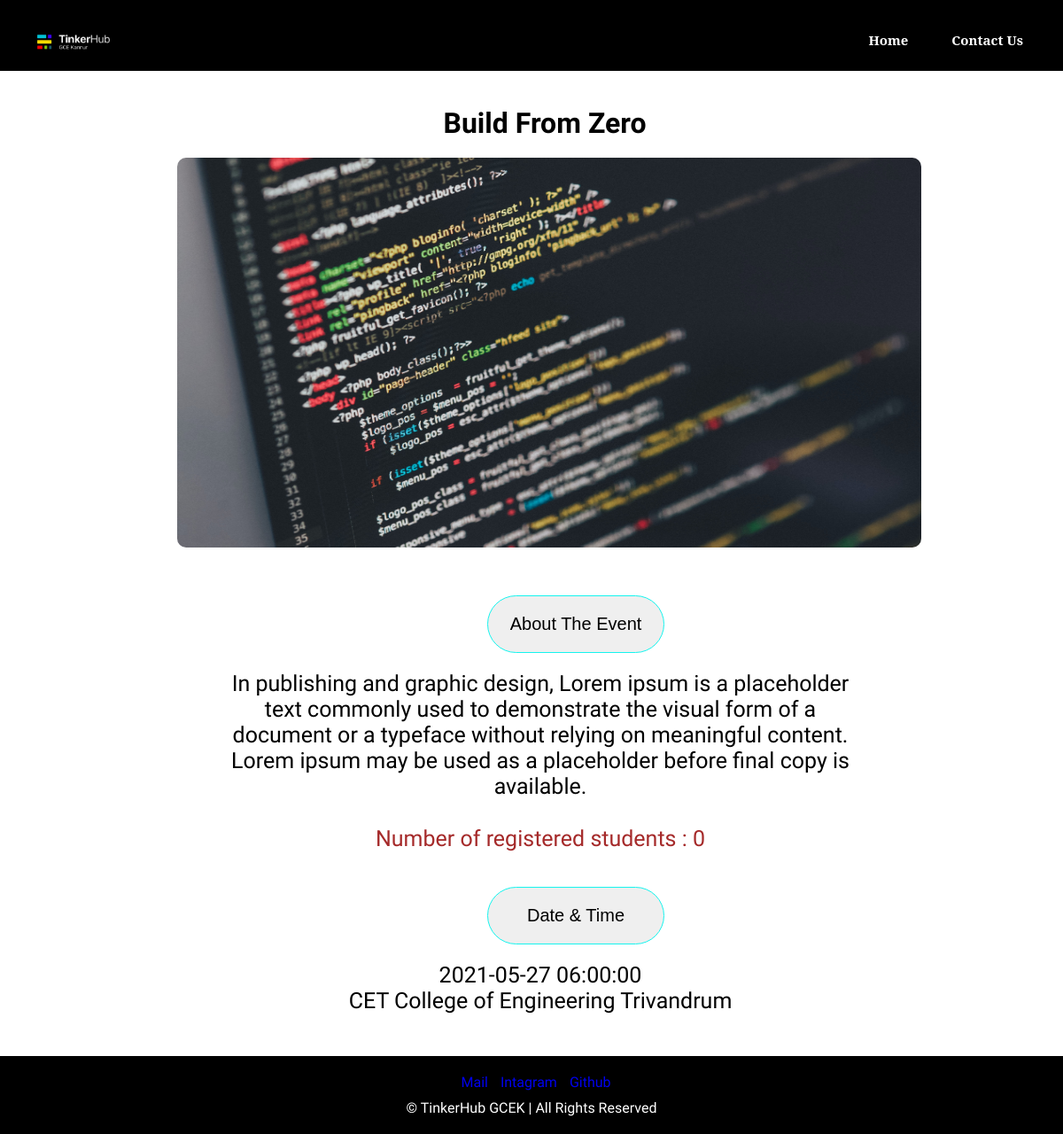
Page /event_details/44 on the committed database.
### event/models.py (models this page shows)
class Event(models.Model):
    name = models.CharField('Event Name',max_length=120)
    venue = models.CharField('Venue Name',max_length=120)
    event_date = models.CharField('Event Date',max_length=80,blank=True,null=True)
    image = models.ImageField(blank=True,null=True,upload_to='img/')
    description = models.TextField(blank=True)
    def __str__(self):
        return self.name

### event/views.py (the view)
# urls.py: path('event_details/<event_id>',views.event_details,name="event-details"),
def event_details(request,event_id):
    event = Event.objects.get(pk=event_id)
    count = Student.objects.filter(event=event).count()
    return render(request,'events/details.html',{
        "event" : event,
        "count" : count
    })

### event/templates/events/details.html (shortened to what this page needs)
{% load static %}
<!DOCTYPE html>
<html lang="en">
<head>
    <link rel="stylesheet" type="text/css" href="{% static '/css/details.css' %}">
</head>
<body>
    <div class="main" >
        <div class="of">
        <a href="{% url 'home' %}"><img class="logo" src="{% static 'img/logo.png' %}" alt="logo of tinkerhub"></a>
        <div class="nav">
            <nav>
                <ul>
                    <li><a href="{% url 'home' %}">Home</a></li>
                    <li><a href="#footer">Contact Us</a></li>
                </ul>
            </nav>
        </div>
    </div>
        <div class="first">
            <h1>{{ event }}</h1>
            <img src="{{ event.image.url }}" alt="image of buit from zero" width="400px" height="440px"><br>
            <div class="text">
                <button class="onn">About The Event</button>
                <p>{{ event.description }}</p>
                <p style="color: brown;">Number of registered students : {{ count }} </p>
                <button class="rand">Date & Time</button>
                <p>{{ event.event_date }}<br>{{ event.venue }}</p>
            </div>
        </div>
          <br>
          <div id="footer">
            <a class="footerlink" href="https://webmail.au.syrahost.com/" target="blank">Mail</a>
            <a class="footerlink" href="#">Intagram</a>
            <a class="footerlink" href="#">Github</a>
            <p>&copy; TinkerHub GCEK | All Rights Reserved</p>
        </div>
    </div>
</body>
</html>

### static/css/details.css (style rules this page uses)
* { margin: 0; padding: 0; scroll-behavior: smooth; }
.main { width: 100%; height: 100vh; }
.of { background-color: black; height: 80px; }
.logo { width: 8%; border-radius: 50%; margin-left: 35px; margin-top: 0; margin-bottom: 20px; }
.nav { float: right; list-style: none; margin-top: 10px; font-family: 'Noto Serif', serif; font-size: 15px; font-weight: bold; }
.nav a { text-decoration: none; color: #fff; }
.nav li { display: inline-block; margin-right: 45px; margin-top: 25px; }
.first h1 { margin-top: 40px; margin-left: 30px; font-family: 'Fugaz One', cursive; font-weight: bold; text-align: center; }
.first img { width: 70%; margin-left: 200px; margin-top: 20px; margin-bottom: 50px; border-radius: 10px; }
.text p { margin-top: 20px; width: 60%; font-size: 25px; color: black; font-family: 'Markazi Text', serif; text-align: center; align-items: center; margin-left: 250px; margin-bottom: 30px; }
.onn { text-align: center; width: 200px; font-size: 20px; border: 1px solid #15f4ee; cursor:text; border-radius: 100px; padding: 20px 20px; margin-left: 550px; }
.rand { margin-top: 10px; text-align: center; width: 200px; font-size: 20px; border: 1px solid #15f4ee; cursor:text; border-radius: 100px; padding: 20px 20px; margin-left: 550px; }
#footer { background-color: black; padding: 5px; text-align: center; padding-top: 20px; padding-bottom: 20px; }
#footer .footerlink { margin-left: 10px; text-decoration: none; font-family: 'Spartan', sans-serif; }
#footer p { margin-top: 10px; font-family: 'Spartan', sans-serif; color: white; }

### rows in the picture
Event: name "Build From Zero", image (picture), description "In publishing and graphic design, Lorem ipsum is a placeholder text commonly used to demonstrate the visual form of a document or a typeface without relying on meaningful content. Lorem ipsum may be used as a placeholder before final copy is available.", event_date "2021-05-27 06:00:00", venue "CET College of Engineering Trivandrum"

### other values in the picture
{{ count }} "0"
